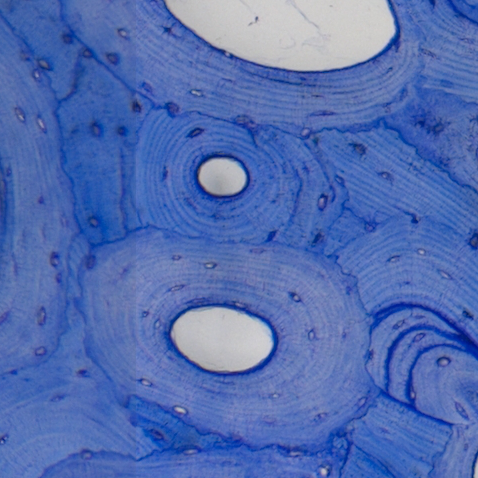
#> input picture 06_MatrixOrientation/Stained.png, 478 x 478 px
$ python Analysis.py
#> lines starting #> are read from the running program, lines starting #| are printed output that depends on the picture; after the words box and inside, x2 and y2 are one past the last pixel; in counts of white or black regions, pixels touching at a corner belong together
#%% !/usr/bin/env python3

Description = """
Investigate the effect of different matrix orientations
(fixed vs around pores)
"""

__author__ = ['Mathieu Simon']
__date_created__ = '03-03-2024'
__date__ = '03-03-2024'
__license__ = 'GPL'
__version__ = '1.0'


#%% Imports

import argparse
import numpy as np
import matplotlib.pyplot as plt
from skimage import io, morphology, measure


#%% Functions


#%% Main

def Main():

    # Read images
    Stained = io.imread('Stained.png')
#> Stained is the input picture: shape (478, 478, 3); mean R, G, B 82.6, 109.7, 177.7
    Segmented = io.imread('Segmented.png')
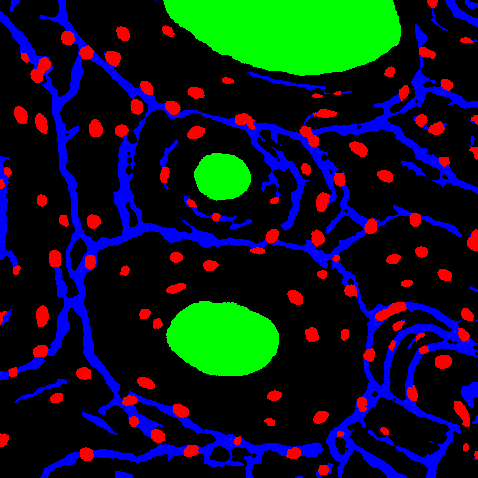
#> input picture 06_MatrixOrientation/Segmented.png, 478 x 478 px
#> Segmented is the input picture: shape (478, 478, 4); mean R, G, B, A 14.9, 24.9, 34.1, 255

    # Crop images
    X0, X1 = 70, 390
    Y0, Y1 = 220, 460
    Stained = Stained[Y0:Y1,X0:X1]
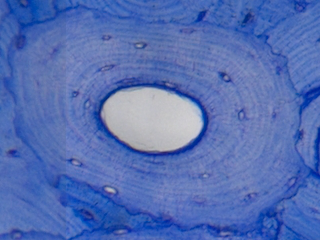
#> Stained: shape (240, 320, 3); mean R, G, B 85.1, 111, 179.7
    Segmented = Segmented[Y0:Y1,X0:X1]
#> Segmented: shape (240, 320, 4)

    # Smooth cement line mask
    Disk = morphology.disk(40)
    Mask = Segmented[:,:,2] == 255
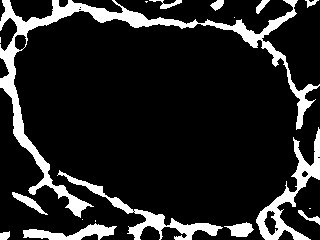
#> Mask: shape (240, 320) bool; 14.1% white; 18 white regions (6 under 20 px), largest, box (x1, y1, x2, y2) and area: (0, 0, 320, 218) 5779, (256, 127, 320, 240) 1725, (57, 170, 223, 240) 1531
    Mask = morphology.binary_dilation(Mask, Disk)
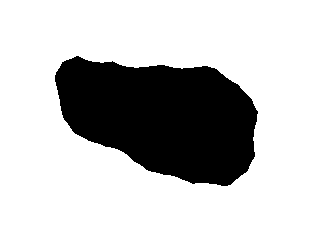
#> Mask: shape (240, 320) bool; 75.8% white; 1 black region, box (x1, y1, x2, y2) and area: (55, 56, 258, 186) 18565
    Mask = morphology.binary_erosion(Mask, Disk)
#> Mask: shape (240, 320) bool; 40.9% white; 1 white region, box (x1, y1, x2, y2) and area: (0, 0, 320, 240) 31420

    # Compute isodistances from canal to cement line
    Label = Mask*1 + (Segmented[:,:,1] == 255)*1
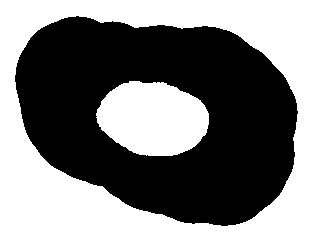
#> Label: shape (240, 320) int64; values 0 (black) and 1 (white), 49.4% white; 2 white regions, box (x1, y1, x2, y2) and area: (0, 0, 320, 240) 31420, (96, 81, 209, 156) 6505
    MedialAxis, Distances = morphology.medial_axis(1-Label, return_distance=True)
#> MedialAxis: shape (240, 320) bool; 0.93% white in thin lines or dots, all inside (x1, y1, x2, y2) = (58, 21, 254, 188)
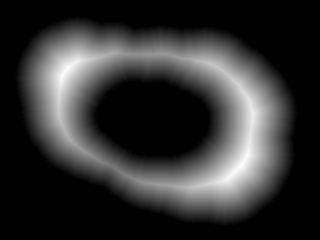
#> Distances: shape (240, 320) float64; min 0, max 47.51, mean 9.5; drawn with min black and max white
    Contours = measure.find_contours(Distances, level=1) # Equals to Distance == 1
#> Contours = 2 point arrays, longest 729 points

    Figure, Axis = plt.subplots(1,1)
    Axis.imshow(Stained)
    for C in Contours:
        Axis.plot(C[:,1],C[:,0],color=(1,0,0))
#> this loop made 2 passes
    # Axis.imshow(Segmented)
    plt.show(Figure)
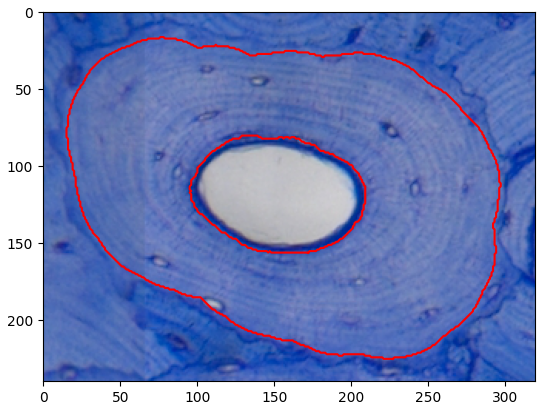
#> figure drawn by matplotlib, 1 panel

    return


if __name__ == '__main__':
    # Initiate the parser with a description
    Parser = argparse.ArgumentParser(description=Description, formatter_class=argparse.RawDescriptionHelpFormatter)

    # Add optional argument
    ScriptVersion = Parser.prog + ' version ' + __version__
    Parser.add_argument('-v', '--Version', help='Show script version', action='version', version=ScriptVersion)

    # Read arguments from the command line
    Arguments = Parser.parse_args()
    Main()

#%%
